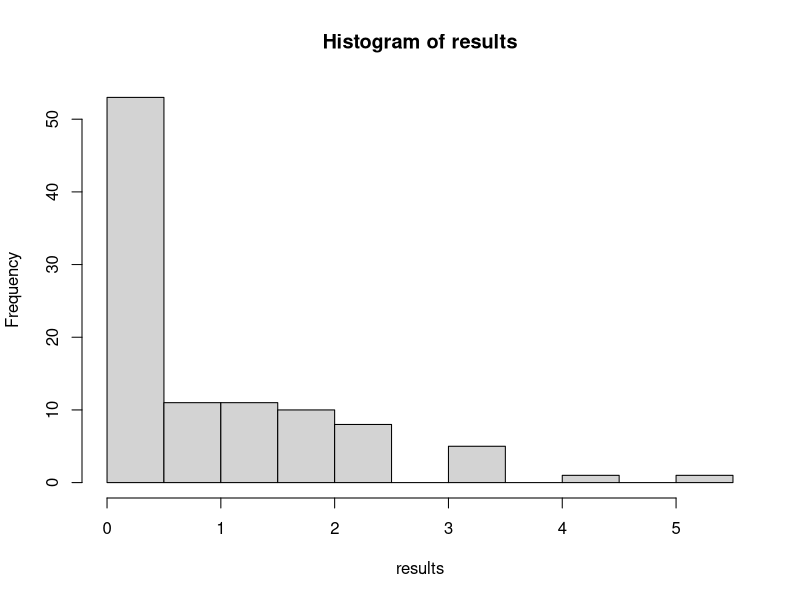
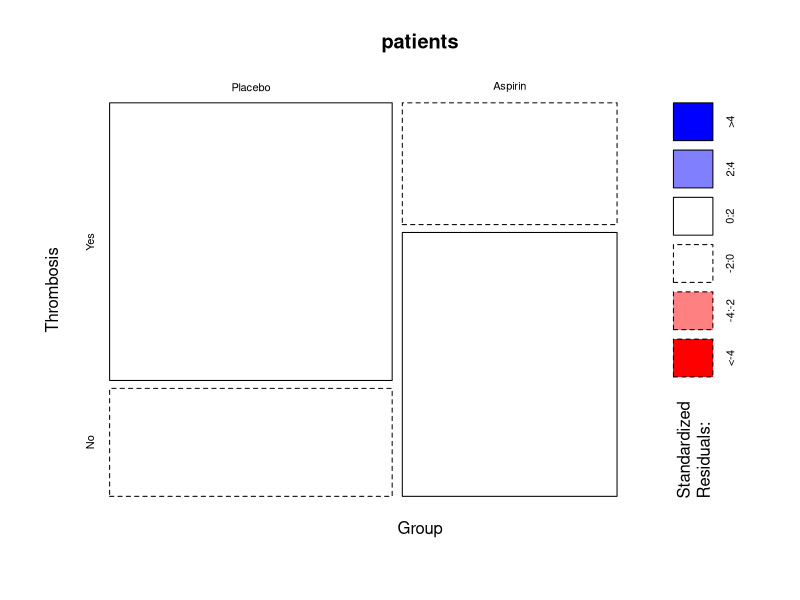
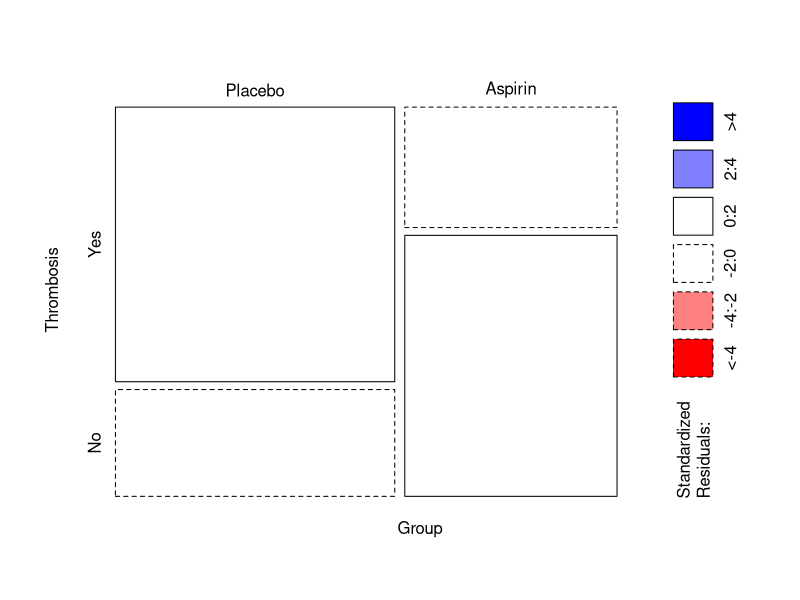
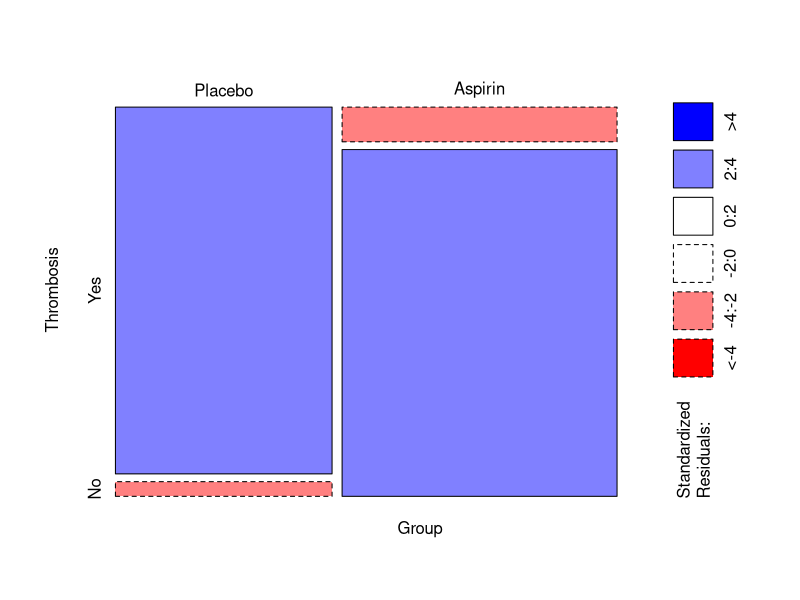
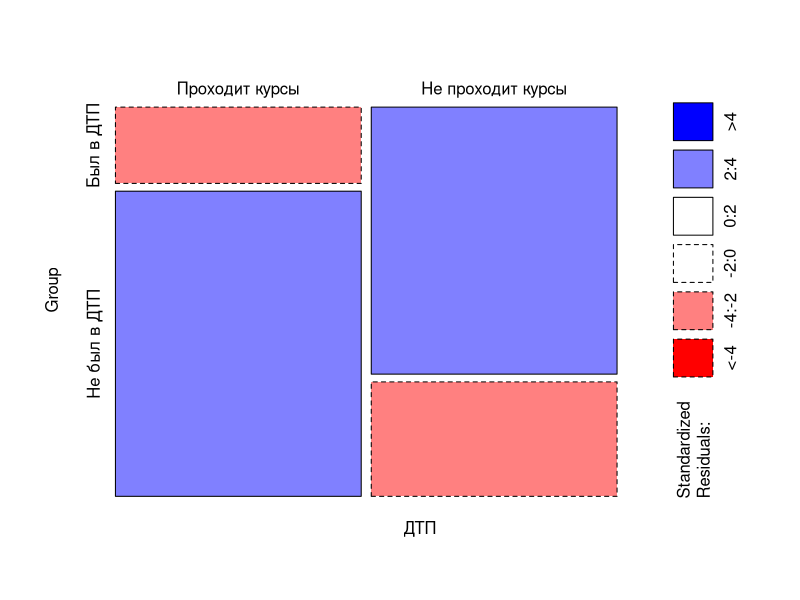

Reproduce these figures in R, in order. (Note: this script raises an error after producing the figures.)
## ---- chunk 1
chi_square_distance <- function() {
  e <- c(30, 30)
  sum((table(sample(x = 2, size = 60, replace = TRUE)) - e) ^ 2 / e)
}

results <- replicate(100, chi_square_distance())
hist(results)
## ---- chunk 2
(0.53 * 1500) - 1500

45 * 45 * 2 / 750
## ---- chunk 3
O <- matrix(c(15, 11, 9, 6), ncol = 2)
E <- outer(rowSums(O), colSums(O)) / sum(O)
# выводим результаты
print(addmargins(O))
print(addmargins(E))

# готовое решение
print(chisq.test(O)$expected)

# Задача
O1 <- matrix(c(10, 5, 6, 15), ncol = 2)

chisq.test(O1)$expected
## ---- chunk 4
O <- matrix(c(15, 11, 9, 6), ncol = 2)
E <- outer(rowSums(O), colSums(O)) / sum(O)
test <- sum((O - E)^2 / E)
df <- (ncol(O) - 1) * (nrow(O) - 1)
pval <- pchisq(test, df, lower.tail = FALSE)
# сравним результат
print(list(chisq = test, df = df, p.value = pval))
print(chisq.test(O, correct = FALSE))
## ---- chunk 5
O <- matrix(c(20, 11, 7, 15, 12, 9), ncol = 2)
E <- outer(rowSums(O), colSums(O)) / sum(O)
test <- sum((O - E)^2 / E)

print(chisq.test(O, correct = FALSE))

## ---- chunk 6
#воспроизведём данные
patients <- rbind(c(18, 7), c(6, 13))
#подпишем строки и столбцы
colnames(patients) <- c("Yes", "No")
rownames(patients) <- c("Placebo", "Aspirin")
#вот график, который нам нужен
mosaicplot(patients, color=T, shade=T, ylab="Thrombosis", xlab="Group")
#а вот так можно в точности воспроизвести рисунок, который мы видели
mosaicplot(patients, color=T, shade=T, ylab="Thrombosis", xlab="Group", cex.axis=1, main="")
## ---- chunk 7
#воссоздадим таблицу
patients2 <- rbind(c(25, 1), c(3, 30))
#подпишем строки и столбцы
colnames(patients2) <- c("Yes", "No")
rownames(patients2) <- c("Placebo", "Aspirin")
#вот наш график
mosaicplot(patients2, color=T, shade=T, ylab="Thrombosis", xlab="Group", cex.axis=1, main="")
## ---- chunk 8
#воссоздадим таблицу
dtp <- rbind(c(10, 40), c(35, 15))
#подпишем строки и столбцы
colnames(dtp) <- c("Был в ДТП", "Не был в ДТП")
rownames(dtp) <- c("Проходит курсы", "Не проходит курсы")
#вот наш график
mosaicplot(dtp, color=T, shade=T, xlab="ДТП", ylab="Group", cex.axis=1, main="")

test <- chisq.test(dtp)
test
## ---- chunk 9
choose(4, 3)*choose(4, 1)/choose(8, 4)
## ---- chunk 10
smart_test <-  function(x){
  y <- table(x)
test <- sum(sapply(y >= 5, sum)) == length(sapply(y >= 5, sum))
ifelse(test, 
       return(c(chisq.test(y)$statistic, chisq.test(y)$parameter, chisq.test(y)$p.value)),
       return(fisher.test(y)$p.value))
}
## ---- chunk 11
test_data <- as.data.frame(list(am = c(1, 1, 1, 0, 0, 0, 0, 0, 0, 0, 0, 0, 0, 0, 0, 0, 0, 1, 1, 1, 0, 0, 0, 0, 0, 1, 1, 1, 1, 1, 1, 1), vs = c(0, 0, 1, 1, 0, 1, 0, 1, 1, 1, 1, 0, 0, 0, 0, 0, 0, 1, 1, 1, 1, 0, 0, 0, 0, 1, 0, 1, 0, 0, 0, 1)))

smart_test(test_data)
## ---- chunk 12
smart_test <-  function(x){
  t <- table(x)
  ifelse(any(t < 5),
   return(fisher.test(t)$p.value),
   return(unlist(chisq.test(t)[1:3]))
   )
}
## ---- chunk 13
DNA_generator <- function(n, ncol){
  data <- replicate(ncol,sample(c("A","T","G","C"), n, replace = T))
  rownames(data) <- 1:nrow(data)
  colnames(data) <- paste0("V", 1:ncol)
  return(data)
}

test_data <- as_data_frame(DNA_generator(30, 3))

most_significant <-  function(x){
variable_p_values <- sapply(test_data, 
                            function(x) chisq.test(table(x))$p.value)
name_of_minimal <- colnames(test_data[which(variable_p_values == min(variable_p_values))])
return(name_of_minimal)
}

colnames(test_data[which(t == min(t))])


which(t == min(t))

most_significant(test_data)
## ---- chunk 14
most_significant <- function(df) {
  result <- sapply(df, function(x) chisq.test(table(x))$p.value)
  names(result)[result == min(result)]
}
## ---- chunk 15
vector <- c(5,9)
matrix_test <- matrix(c(4,10,4,13,2,8),3,2)

t(t(matrix_test) < vector)
## ---- chunk 16
# Получаем вектор средних количественных значений
mean_iris <- sapply(iris[1:4], mean)

# Сравниваем матрицу построчно с вектором средних
compare_matrix <- t(t(iris[1:4]) > mean_iris)

# Получаем вектор с количеством измерений выше средних
count_high_mean <- rowSums(compare_matrix)

# Задаём условие --- если 3 или больше измерений больше среднего присвой "Yes", иначе "No"

important <- ifelse(count_high_mean >= 3, "Yes", "No")

# Делаем этот вектор фактором

as.factor(important)

# Присваиваем в новую переменную в iris

iris$important_cases <- as.factor(important)

## ---- chunk 17
iris$important_cases <- as.factor(ifelse(rowSums(t(t(iris[1:4]) > sapply(iris[1:4], mean))) >= 3, "Yes", "No"))

str(iris$important_cases)
table(iris$important_cases)
